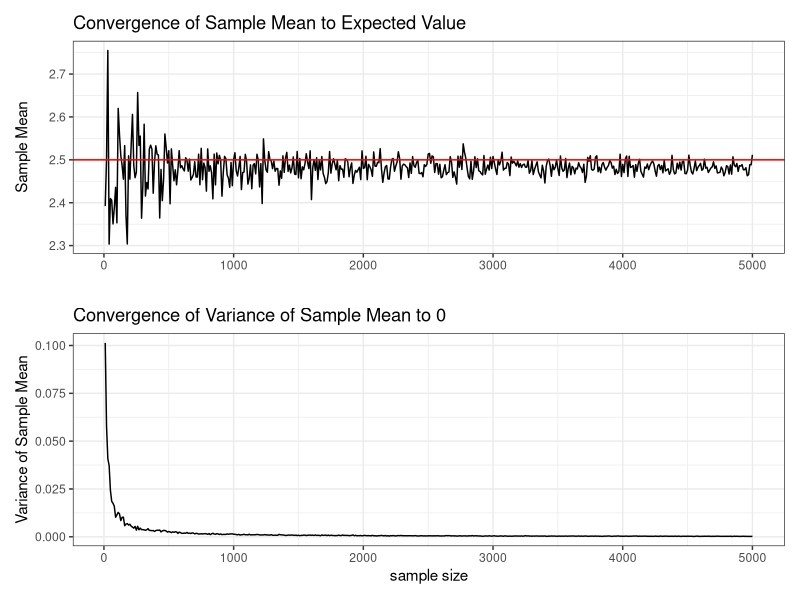
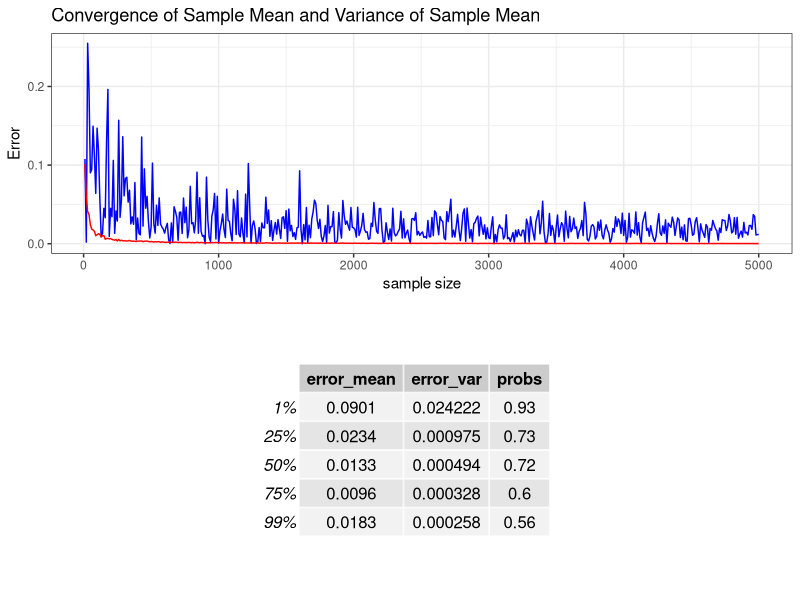
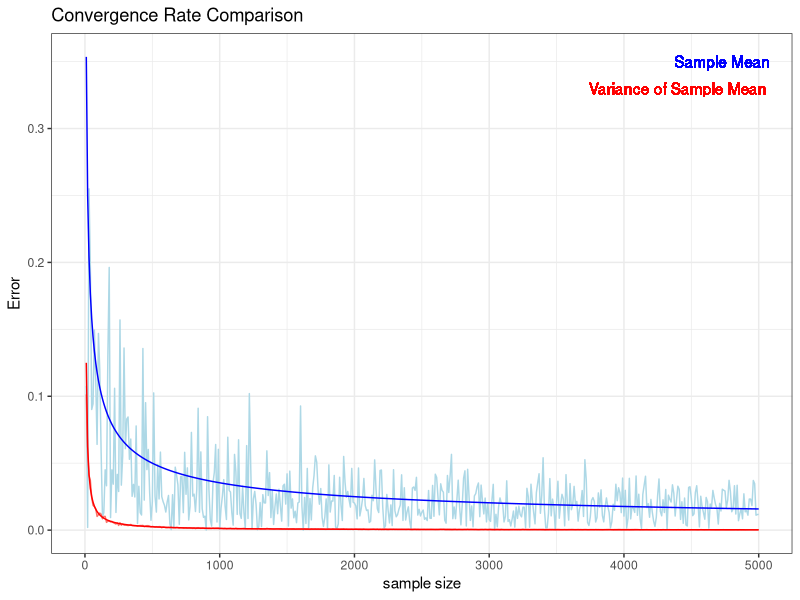

Write the R code that produced these figures, in order.
## ---- chunk 1
library(ggplot2)
library(dplyr)
library(tidyr)
library(patchwork)
library(gridExtra)
## ---- chunk 2
# set seed for reproducibility
set.seed(123)
# a large population
population <- rgamma(n = 10000, shape = 5, rate = 2)
# define sample sizes
sample_sizes <- seq(10, 5000, by = 10)
# a fixed number of simulations for each sample size
m <- 100
# Initialize
variance_sample_mean <- numeric(length(sample_sizes))
sample_mean <- numeric(length(sample_sizes))
probs <- numeric(length(sample_sizes))
for (i in 1:length(sample_sizes)) {
  n <- sample_sizes[i]
  sample <- sample(population, size = n)
  sample_means <- numeric(m)
  sample_mean[i] <- mean(sample)
  # vairance of sample mean is based on m simulations of same sample size
  for (j in 1:m) {
    sample <- rgamma(n = n, shape = 5, rate = 2)
    sample_means[j] <- mean(sample)
  }
  probs[i] <- mean(abs(sample_means - 2.5) > 0.01)
  variance_sample_mean[i] <- var(sample_means)
}
# define expected value
expected_value <- 2.5
# data frame for plotting
df <- data.frame(
  sample_size = sample_sizes,
  sample_mean = sample_mean,
  variance_mean = variance_sample_mean,
  expected_value = expected_value,
  probs = probs
)
# plot sample mean
meanplot <- ggplot(df, aes(x = sample_size, y = sample_mean)) +
  geom_line() +
  geom_hline(yintercept = expected_value, col = "red") +
  labs(title = "Convergence of Sample Mean to Expected Value", x = "",
       y = "Sample Mean") + theme_bw()
# plot variance of sample mean
varplot <- ggplot(df, aes(x = sample_size, y = variance_mean)) +
  geom_line() +
  labs(title = "Convergence of Variance of Sample Mean to 0", x = "sample size",
       y = "Variance of Sample Mean") + theme_bw()
# display stacked plots
meanplot / varplot
## ---- chunk 3
# calculate error
error_mean <- abs(sample_mean - expected_value)
error_var <- abs(variance_sample_mean)

# turn error to df
df <- df %>%
  mutate(
    error_mean = error_mean,
    error_var = error_var
  )

# get error_mean and error_var at 1%, 25%, 50%, 75%, 99% of observations
# for example, with first 5% of sample, the error_mean is ...
percentile_indices <- c(0.01, 0.25, 0.50, 0.75, 0.99) * nrow(df)

# Order the data frame
ordered_df <- df %>%
  arrange(sample_size)

# Function to calculate mean and variance up to a given index
calc_stats <- function(data, index) {
  subset_data <- data[index, ]
  return(data.frame(
    error_mean = subset_data$error_mean,
    error_var = subset_data$error_var,
    probs = subset_data$probs
  ))
}

# Apply the function for each percentile
qs <- lapply(percentile_indices, function(index) calc_stats(ordered_df, index))

# Combine the results into a data frame
qs <- do.call(rbind, qs)
rownames(qs) <- c("1%", "25%", "50%", "75%", "99%")
qs <- qs %>%
  mutate(
    error_mean = round(error_mean, 4),
    error_var = round(error_var, 6),
    probs = round(probs, 4)
  )

errorplot <- ggplot(df, aes(x = sample_size)) +
  geom_line(aes(y = error_mean), col = "blue") +
  geom_line(aes(y = error_var), col = "red") +
  labs(title = "Convergence of Sample Mean and Variance of Sample Mean",
       x = "sample size", y = "Error") + theme_bw()
table <- tableGrob(as.data.frame(qs))
grid.arrange(errorplot, table, ncol = 1)
## ---- chunk 4
ggplot(df, aes(x = sample_size)) +
  geom_line(aes(y = error_mean), col = "lightblue") +
  geom_line(aes(y = error_var), col = "#F8766D") +
  labs(title = "Convergence Rate Comparison", x = "sample size",
       y = "Error") + theme_bw() +
  coord_cartesian(xlim = c(0, 5000)) +
  geom_line(aes(y = 1.118/sqrt(sample_size)), col = "blue") +
  geom_line(aes(y = 1.25/sample_size), col = "red") +
  geom_text(aes(x = 4400, y = 0.33, label = "Variance of Sample Mean"), col = "red") +
  geom_text(aes(x = 4730, y = 0.35, label = "Sample Mean"), col = "blue") +
  theme(legend.position = "none")

